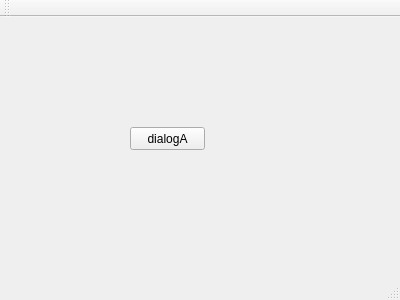
<?xml version="1.0" encoding="UTF-8"?>
<ui version="4.0">
 <class>MainWindow</class>
 <widget class="QMainWindow" name="MainWindow">
  <property name="geometry">
   <rect>
    <x>0</x>
    <y>0</y>
    <width>400</width>
    <height>300</height>
   </rect>
  </property>
  <property name="windowTitle">
   <string>MainWindow</string>
  </property>
  <widget class="QWidget" name="centralWidget">
   <widget class="QPushButton" name="pushButton">
    <property name="geometry">
     <rect>
      <x>130</x>
      <y>110</y>
      <width>75</width>
      <height>23</height>
     </rect>
    </property>
    <property name="text">
     <string>dialogA</string>
    </property>
   </widget>
  </widget>
  <widget class="QMenuBar" name="menuBar">
   <property name="geometry">
    <rect>
     <x>0</x>
     <y>0</y>
     <width>400</width>
     <height>23</height>
    </rect>
   </property>
  </widget>
  <widget class="QToolBar" name="mainToolBar">
   <attribute name="toolBarArea">
    <enum>TopToolBarArea</enum>
   </attribute>
   <attribute name="toolBarBreak">
    <bool>false</bool>
   </attribute>
  </widget>
  <widget class="QStatusBar" name="statusBar"/>
 </widget>
 <layoutdefault spacing="6" margin="11"/>
 <resources/>
 <connections/>
</ui>
